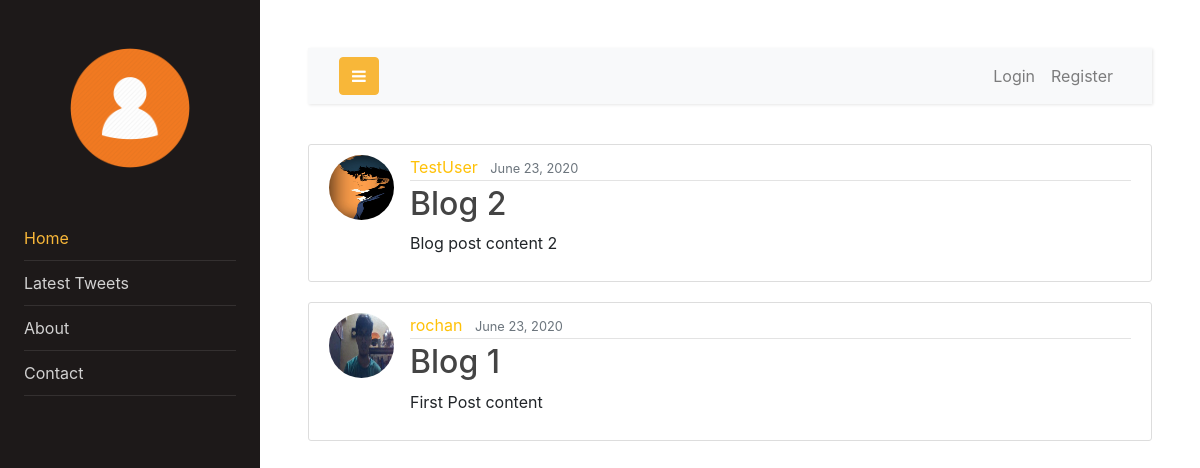
The app's page /, older data.
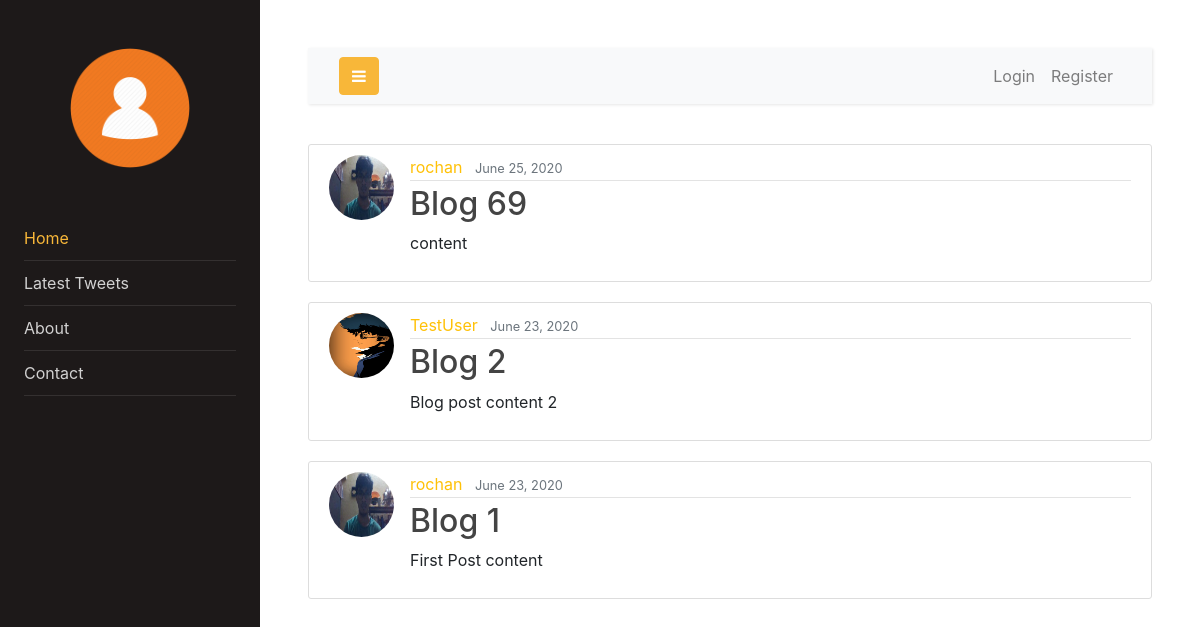
The same page, newer data.
### tweet/models.py (models this page shows, shortened)
class Post(models.Model):
    title = models.CharField(max_length=100)
    content = models.TextField()
    date_posted = models.DateTimeField(default=timezone.now)
    author = models.ForeignKey(User, on_delete=models.CASCADE)

### users/models.py (models this page shows, shortened)
class Profile(models.Model):
    user = models.OneToOneField(User, on_delete=models.CASCADE)
    image = models.ImageField(default='default.jpg', upload_to='profile_pics')

### tweet/views.py (the view)
# urls.py: path('', PostListView.as_view(), name='tweet-home'),
class PostListView(ListView):
    model = Post
    template_name = 'tweet/home.html'
    context_object_name = 'posts'
    extra_context = {"home_page": "active"}
    ordering = ['-date_posted']
    paginate_by = 5
    def get_context_data(self, **kwargs):
        context = super().get_context_data(**kwargs)
        context.update(self.extra_context)
        return context

### tweet/templates/tweet/home.html
{% extends "tweet/base.html" %}
{% block content %}
    {% for post in posts %}
        <article class="media content-section">
            <img class="rounded-circle article-img" src="{{ post.author.profile.image.url }}"></img>
          <div class="media-body">
            <div class="article-metadata">
              <a  class="mr-2 link-color" href="#">{{ post.author }}</a>
              <small class="text-muted">{{ post.date_posted |date:"F d, Y" }}</small>
            </div>
            <h2><a class="article-title" href="{% url 'tweet-detail' post.id %}">{{ post.title }}</a></h2>
            <p class="article-content">{{ post.content }}</p>
          </div>
        </article>
    {% endfor %}
{% endblock content %}

Row changes from the older to the newer data that the page shows:
added Post: author.profile.image (picture), author "rochan", date_posted "June 25, 2020", title "Blog 69", content "content"
